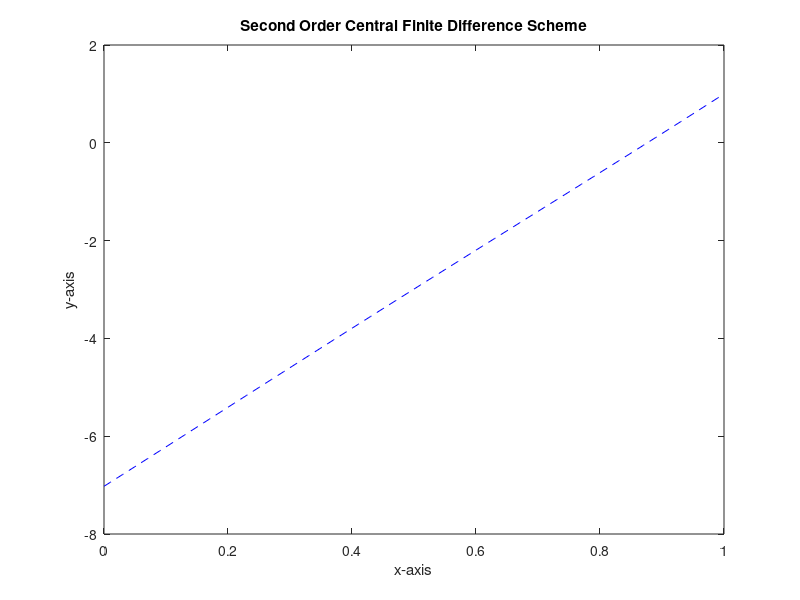

Write the MATLAB code that produced this figure.
clear
close all
clc

a = 0; % Start of the interval
b = 1; % End of the interval
prime_y_a = 1; % Boundary condition is given as y0 + y0' = 1
y_b = 1; % Second boundary condition
h = 0.01; % Step size
n = (b - a) / h + 1; % Number of grid points

x = linspace(a, b, n); % Discretized grid

% Initialize coefficient matrix A and right-hand side vector B
A = zeros(n - 1, n - 1);
B = zeros(n - 1, 1);

% Populate coefficient matrix A and right-hand side vector B
for i = 1:(n - 1)
    for j = 1:(n - 1)
        if i == 1
            A(i, 1) = (2 * h * (- 1) + 2 + (h ^ 2) * x(1));
            A(i, 2) = (-1) - (1 + (h / 2) * 0);
        else
            if i == j
                A(i, j) =  (2 + (h ^ 2) * x(i));
            elseif j == i + 1
                A(i, j) = - 1;
            elseif j == i - 1
                A(i, j) = - 1;
            end
        end   
    end

    % Define right-hand side vector B
    if i == 1
        B(i, 1) = - (h ^ 2) + 2 * h * prime_y_a * (-1);
    elseif i == (n - 1)
        B(i, 1) = - (h ^ 2) + y_b;
    else
        B(i, 1) = - (h ^ 2);
    end
end

% Solve the linear system of equations
y_sol = A\B;

% Concatenate the solution with the boundary value at b
y = [y_sol.', y_b]; % .' operator is used to get the transpose

% Plot the solution
plot(x, y, '--b');
xlabel('x-axis');
ylabel('y-axis');
title('Second Order Central Finite Difference Scheme');
